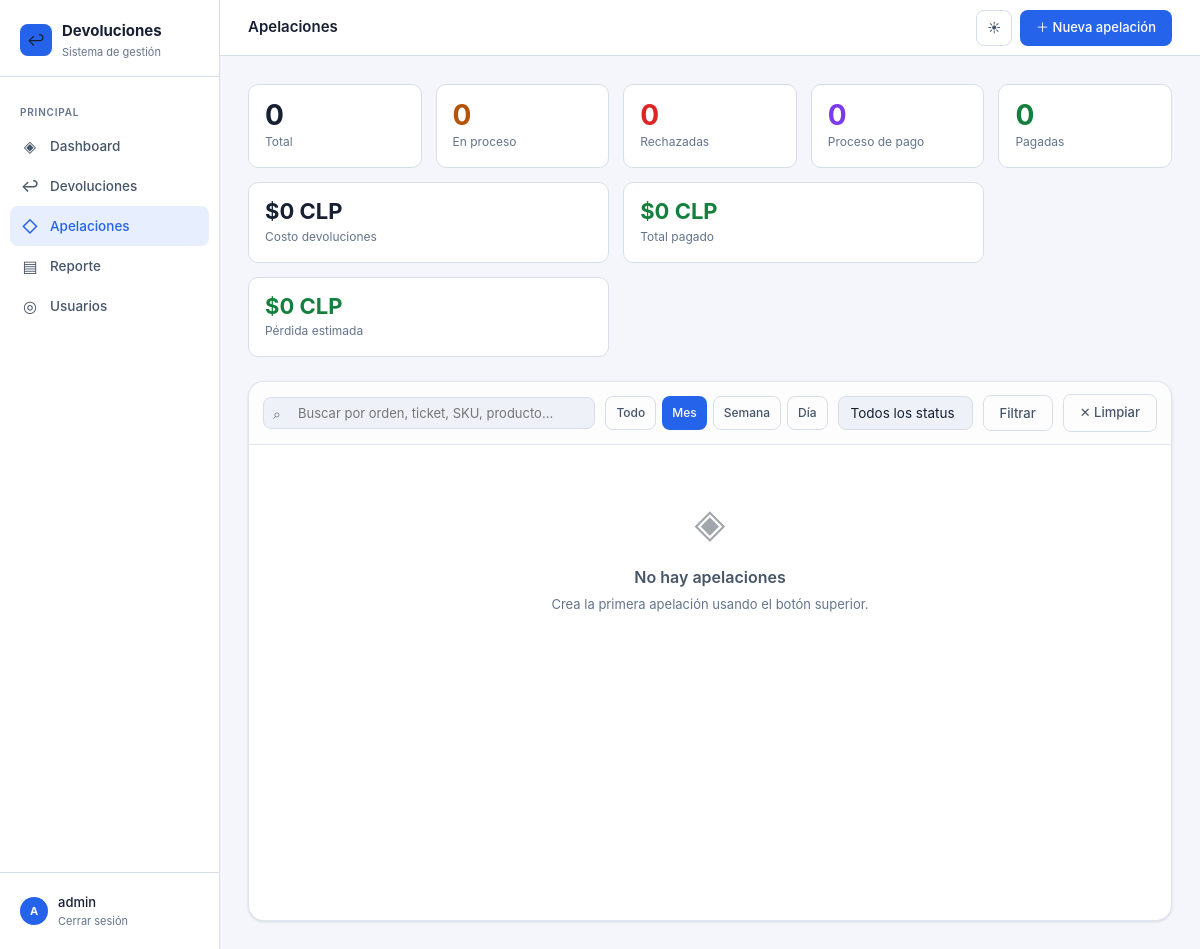
The app's page /apelaciones/?period=month (signed in), older data.
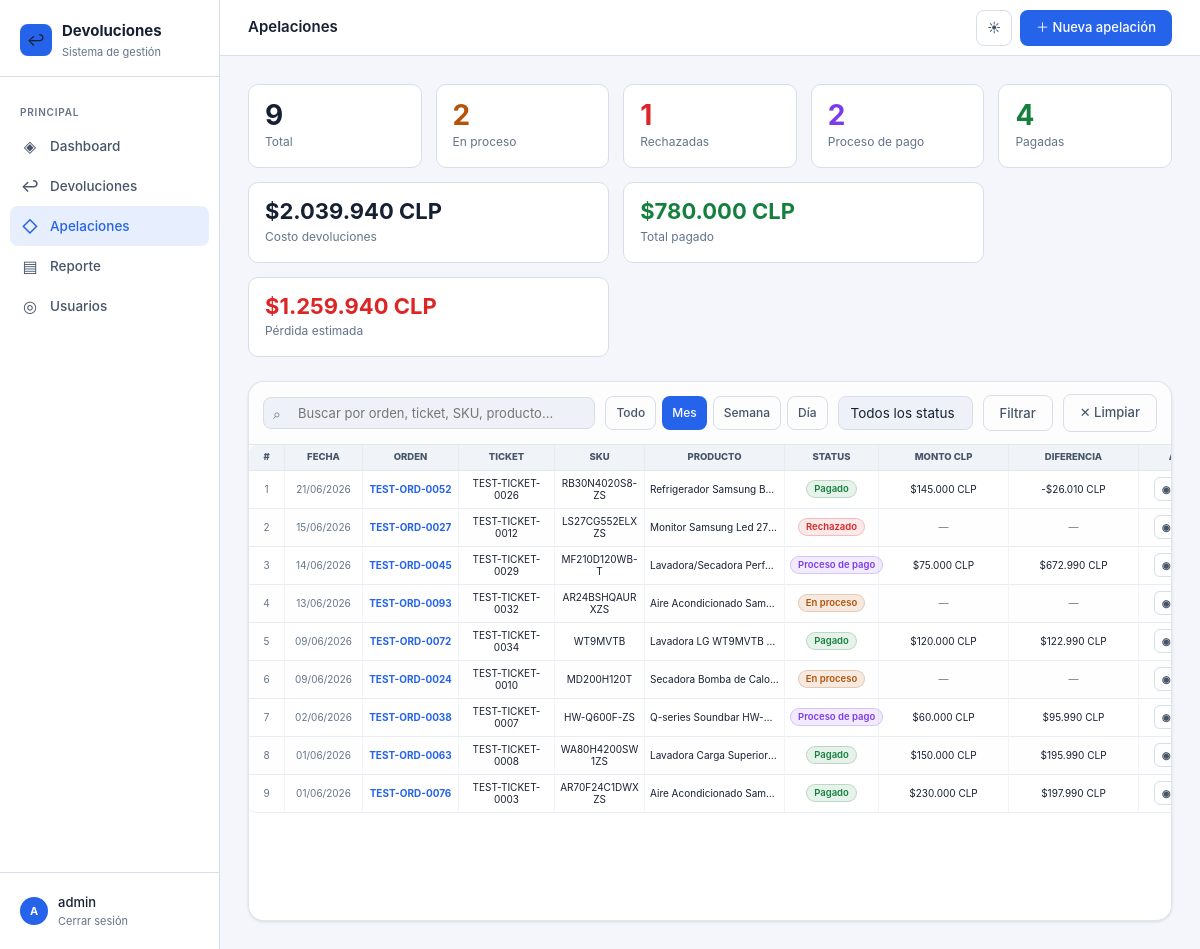
The same page, newer data.
### returns/models.py (models this page shows, shortened)
class Appeal(models.Model):
    STATUS_CHOICES = [
        ('en_proceso', 'En proceso'),
        ('rechazado', 'Rechazado'),
        ('proceso_pago', 'Proceso de pago'),
        ('pagado', 'Pagado'),
    ]
    devolucion = models.ForeignKey(Return, on_delete=models.CASCADE, related_name='apelaciones', verbose_name='Orden')
    numero_apelacion = models.CharField(max_length=100, verbose_name='N° de apelación o ticket')
    detalle = models.TextField(verbose_name='Detalle')
    status = models.CharField(max_length=20, choices=STATUS_CHOICES, default='en_proceso', verbose_name='Status')
    estado_cuenta = models.CharField(max_length=200, blank=True, verbose_name='Estado de cuenta')
    creado_por = models.ForeignKey(User, on_delete=models.SET_NULL, null=True, blank=True, related_name='apelaciones_creadas')
    actualizado_por = models.ForeignKey(User, on_delete=models.SET_NULL, null=True, blank=True, related_name='apelaciones_actualizadas')
    creado_en = models.DateTimeField(auto_now_add=True)
    actualizado_en = models.DateTimeField(auto_now=True)
    class Meta:
        verbose_name = 'Apelación'
        verbose_name_plural = 'Apelaciones'
        ordering = ['-creado_en', '-id']
    def get_status_color(self):
        colors = {
            'en_proceso': 'yellow',
            'rechazado': 'red',
            'proceso_pago': 'purple',
            'pagado': 'green',
        }
        return colors.get(self.status, 'gray')

class Return(models.Model):
    SELLER_CHOICES = [
        ('falabella', 'Falabella'),
        ('ripley', 'Ripley'),
        ('mercado_libre', 'Mercado Libre'),
        ('paris', 'Paris'),
        ('walmart', 'Walmart'),
        ('shopify', 'Shopify'),
    ]
    ESTADO_CHOICES = [
        ('recibido', 'Recibido'),
        ('en_revision', 'En revisión'),
        ('aprobado', 'Aprobado'),
        ('rechazado', 'Rechazado'),
        ('reembolsado', 'Reembolsado'),
        ('cerrado', 'Cerrado'),
    ]
    CONDICION_CHOICES = [
        ('nuevo', 'Nuevo'),
        ('caja_danada', 'Caja Dañada'),
        ('danado', 'Dañado'),
        ('dano_estetico', 'Daño Estetico'),
    ]
    GRADO_CHOICES = [
        ('A', 'A'),
        ('C', 'C'),
        ('D', 'D'),
    ]
    fecha_ingreso = models.DateField(auto_now_add=True)
    fecha_actualizacion = models.DateTimeField(auto_now=True)
    seller = models.CharField(max_length=50, choices=SELLER_CHOICES, verbose_name='Seller')
    numero_orden = models.CharField(max_length=100, unique=True, verbose_name='Número de orden')
    sku = models.CharField(max_length=100, verbose_name='SKU')
    ean = models.CharField(max_length=50, blank=True, verbose_name='EAN')
    producto_nombre = models.CharField(max_length=300, verbose_name='Nombre del producto', blank=True)
    marca = models.CharField(max_length=150, blank=True, verbose_name='Marca')
    categoria = models.CharField(max_length=150, blank=True, verbose_name='Categoría')
    precio_venta = models.DecimalField(max_digits=10, decimal_places=2, null=True, blank=True, validators=[MinValueValidator(0)], verbose_name='Precio de venta')
    cantidad = models.PositiveIntegerField(default=1, validators=[MinValueValidator(1)], verbose_name='Cantidad')
    estado = models.CharField(max_length=20, choices=ESTADO_CHOICES, default='recibido', verbose_name='Estado')
    condicion_producto = models.CharField(max_length=20, choices=CONDICION_CHOICES, default='nuevo', verbose_name='Estado del producto')
    grado = models.CharField(max_length=1, choices=GRADO_CHOICES, default='A', verbose_name='Grado')
    detalles_dano = models.TextField(blank=True, verbose_name='Detalles del daño')
    notas_internas = models.TextField(blank=True, verbose_name='Notas internas')
    creado_por = models.ForeignKey(User, on_delete=models.SET_NULL, null=True, related_name='devoluciones_creadas')
    class Meta:
        verbose_name = 'Devolución'
        verbose_name_plural = 'Devoluciones'
        ordering = ['-fecha_ingreso', '-id']

### returns/views.py (the view, shortened to what this page needs)
# urls.py: path('apelaciones/', views.appeals_dashboard, name='appeals_dashboard'),
@login_required
def appeals_dashboard(request):
    apelaciones = Appeal.objects.select_related('devolucion')
    devoluciones_sin_apelacion = Return.objects.filter(apelaciones__isnull=True)
    todas_devoluciones_sin_apelacion = devoluciones_sin_apelacion.order_by('-fecha_ingreso', '-id')
    q = request.GET.get('q', '')
    status = request.GET.get('status', '')
    apelaciones, period = apply_period_filter(apelaciones, request, 'creado_en__date')
    if status:
        apelaciones = apelaciones.filter(status=status)
    def clp_format(value):
        sign = '-' if value < 0 else ''
        return f'{sign}${abs(value):,.0f}'.replace(',', '.') + ' CLP'
    costo_devoluciones_con_pago = 0
    total_pagado_apelaciones = 0
    for apelacion in apelaciones.exclude(estado_cuenta=''):
        if not apelacion.estado_cuenta.isdigit() or apelacion.devolucion.precio_venta is None:
            continue
        costo_devoluciones_con_pago += int(apelacion.devolucion.precio_venta)
        total_pagado_apelaciones += int(apelacion.estado_cuenta)
    diferencia_pagos = costo_devoluciones_con_pago - total_pagado_apelaciones
    perdida_estimada = max(diferencia_pagos, 0)
    stats = {
        'total': apelaciones.count(),
        'en_proceso': apelaciones.filter(status='en_proceso').count(),
        'rechazado': apelaciones.filter(status='rechazado').count(),
        'proceso_pago': apelaciones.filter(status='proceso_pago').count(),
        'pagado': apelaciones.filter(status='pagado').count(),
        'costo_devoluciones_con_pago': costo_devoluciones_con_pago,
        'total_pagado_apelaciones': total_pagado_apelaciones,
        'diferencia_pagos': diferencia_pagos,
        'perdida_estimada': perdida_estimada,
        'costo_devoluciones_con_pago_display': clp_format(costo_devoluciones_con_pago),
        'total_pagado_apelaciones_display': clp_format(total_pagado_apelaciones),
        'diferencia_pagos_display': clp_format(diferencia_pagos),
        'perdida_estimada_display': clp_format(perdida_estimada),
    }
    devoluciones_sin_apelacion_page = paginate_queryset(
        request,
        devoluciones_sin_apelacion.order_by('-fecha_ingreso', '-id'),
        'pendientes_page',
        8,
    )
    apelaciones_page = paginate_queryset(request, apelaciones, 'apelaciones_page', 10)
    context = {
        'apelaciones': apelaciones_page,
        'apelaciones_page': apelaciones_page,
        'apelaciones_page_query': querystring_without(request, 'apelaciones_page'),
        'period': period,
        'period_query': querystring_without(request, 'period', 'apelaciones_page'),
        'devoluciones_sin_apelacion': devoluciones_sin_apelacion_page,
        'devoluciones_sin_apelacion_page': devoluciones_sin_apelacion_page,
        'devoluciones_sin_apelacion_page_query': querystring_without(request, 'pendientes_page'),
        'todas_devoluciones_sin_apelacion': todas_devoluciones_sin_apelacion,
        'stats': stats,
        'q': q,
        'status_filter': status,
        'status_choices': Appeal.STATUS_CHOICES,
        'create_form': AppealForm(),
    }
    return render(request, 'returns/appeals_dashboard.html', context)

### returns/forms.py (called while the page is built)
    @staticmethod
    def label_devolucion(devolucion):
        producto = devolucion.producto_nombre or 'Sin nombre'
        return f'{devolucion.numero_orden} - {devolucion.sku} - {producto}'

### returns/models.py (called while the page is built)
    @classmethod
    def load(cls):
        config, _ = cls.objects.get_or_create(pk=1)
        return config

### returns/templatetags/returns_format.py (called while the page is built)
@register.filter
def clp(value):
    if value in (None, ''):
        return ''
    try:
        amount = int(Decimal(str(value)))
    except (InvalidOperation, ValueError):
        return value
    return f'${amount:,}'.replace(',', '.') + ' CLP'

@register.filter
def clp_difference(value, arg):
    if value in (None, '') or arg in (None, ''):
        return ''
    try:
        amount = int(Decimal(str(value))) - int(Decimal(str(arg)))
    except (InvalidOperation, ValueError):
        return ''
    sign = '-' if amount < 0 else ''
    return f'{sign}${abs(amount):,}'.replace(',', '.') + ' CLP'

### returns/views.py (called while the page is built)
def paginate_queryset(request, queryset, page_param='page', per_page=12):
    paginator = Paginator(queryset, per_page)
    return paginator.get_page(request.GET.get(page_param))

### templates/returns/appeals_dashboard.html (shortened to what the changed rows need)
{% extends 'returns/base.html' %}
{% load returns_format %}
{% block content %}
<div class="stats-grid appeals-stats-grid">
  <div class="stat-card">
    <div class="stat-value" style="color:var(--text)">{{ stats.total }}</div>
    <div class="stat-label">Total</div>
  </div>
  <div class="stat-card">
    <div class="stat-value" style="color:var(--yellow)">{{ stats.en_proceso }}</div>
    <div class="stat-label">En proceso</div>
  </div>
  <div class="stat-card">
    <div class="stat-value" style="color:var(--red)">{{ stats.rechazado }}</div>
    <div class="stat-label">Rechazadas</div>
  </div>
  <div class="stat-card">
    <div class="stat-value" style="color:var(--purple)">{{ stats.proceso_pago }}</div>
    <div class="stat-label">Proceso de pago</div>
  </div>
  <div class="stat-card">
    <div class="stat-value" style="color:var(--green)">{{ stats.pagado }}</div>
    <div class="stat-label">Pagadas</div>
  </div>
  <div class="stat-card stat-card-money">
    <div class="stat-value stat-value-money" style="color:var(--text)">{{ stats.costo_devoluciones_con_pago_display }}</div>
    <div class="stat-label">Costo devoluciones</div>
  </div>
  <div class="stat-card stat-card-money">
    <div class="stat-value stat-value-money" style="color:var(--green)">{{ stats.total_pagado_apelaciones_display }}</div>
    <div class="stat-label">Total pagado</div>
  </div>
  <div class="stat-card stat-card-money">
    <div class="stat-value stat-value-money" style="color:{% if stats.perdida_estimada > 0 %}var(--red){% else %}var(--green){% endif %}">{{ stats.perdida_estimada_display }}</div>
    <div class="stat-label">Pérdida estimada</div>
  </div>
</div>
<div class="table-wrap returns-table-wrap">
  {% if apelaciones %}
  <table class="returns-table">
    <colgroup>
      <col class="col-id">
      <col class="col-date">
      <col class="col-order">
      <col class="col-order">
      <col class="col-sku">
      <col class="col-product">
      <col class="col-status">
      <col class="col-product-status">
      <col class="col-product-status">
      <col class="col-actions">
    </colgroup>
    <thead>
      <tr>
        <th>#</th>
        <th>Fecha</th>
        <th>Orden</th>
        <th>Ticket</th>
        <th>SKU</th>
        <th>Producto</th>
        <th>Status</th>
        <th>Monto CLP</th>
        <th>Diferencia</th>
        <th>Acciones</th>
      </tr>
    </thead>
    <tbody>
      {% for a in apelaciones %}
      <tr>
        <td style="color:var(--text-muted)">{{ apelaciones.start_index|add:forloop.counter0 }}</td>
        <td style="color:var(--text-muted)">{{ a.creado_en|date:"d/m/Y" }}</td>
        <td><a href="{% url 'return_detail' a.devolucion.pk %}"><strong>{{ a.devolucion.numero_orden }}</strong></a></td>
        <td>{{ a.numero_apelacion }}</td>
        <td>{{ a.devolucion.sku }}</td>
        <td>
          {% if a.devolucion.producto_nombre %}
          <div class="table-product-name" title="{{ a.devolucion.producto_nombre }}">{{ a.devolucion.producto_nombre }}</div>
          {% else %}
          <div style="color:var(--text-muted)">—</div>
          {% endif %}
        </td>
        <td>
          <span class="badge badge-{{ a.get_status_color }}">{{ a.get_status_display }}</span>
        </td>
        <td>
          {% if a.estado_cuenta %}
          <div class="table-product-name" title="{{ a.estado_cuenta|clp }}">{{ a.estado_cuenta|clp }}</div>
          {% else %}
          <span style="color:var(--text-muted)">—</span>
          {% endif %}
        </td>
        <td>
          {% if a.devolucion.precio_venta != None and a.estado_cuenta %}
          <div class="table-product-name" title="Precio: {{ a.devolucion.precio_venta|clp }} · Pagado: {{ a.estado_cuenta|clp }}">
            {{ a.devolucion.precio_venta|clp_difference:a.estado_cuenta }}
          </div>
          {% else %}
          <span style="color:var(--text-muted)">—</span>
          {% endif %}
        </td>
        <td>
          <div class="row-actions">
            <a href="{% url 'appeal_detail' a.pk %}" class="btn btn-ghost btn-sm btn-icon" title="Ver" aria-label="Ver apelación">
              <span aria-hidden="true">◉</span>
            </a>
          </div>
        </td>
      </tr>
      {% endfor %}
    </tbody>
  </table>
  {% else %}
  <div class="empty-state">
    <div class="empty-icon">◈</div>
    <div class="empty-title">No hay apelaciones</div>
    <div class="empty-sub">{% if q or status_filter %}No se encontraron resultados con ese filtro.{% else %}Crea la primera apelación usando el botón superior.{% endif %}</div>
  </div>
  {% endif %}
</div>
      {% url 'appeal_create' as create_action_url %}
{% endblock %}

Row changes from the older to the newer data that the page shows:
added Appeal: start_index|add "1", creado_en "21/06/2026", devolucion.numero_orden "TEST-ORD-0052", numero_apelacion "TEST-TICKET-0026", devolucion.sku "RB30N4020S8-ZS", devolucion.producto_nombre "Refrigerador Samsung B…", status "Pagado", estado_cuenta|clp "$145.000 CLP", devolucion.precio_venta|clp_difference "-$26.010 CLP"
added Appeal: start_index|add "2", creado_en "15/06/2026", devolucion.numero_orden "TEST-ORD-0027", numero_apelacion "TEST-TICKET-0012", devolucion.sku "LS27CG552ELXZS", devolucion.producto_nombre "Monitor Samsung Led 27…", status "Rechazado"
added Appeal: start_index|add "3", creado_en "14/06/2026", devolucion.numero_orden "TEST-ORD-0045", numero_apelacion "TEST-TICKET-0029", devolucion.sku "MF210D120WB-T", devolucion.producto_nombre "Lavadora/Secadora Perf…", status "Proceso de pago", estado_cuenta|clp "$75.000 CLP", devolucion.precio_venta|clp_difference "$672.990 CLP"
added Appeal: start_index|add "4", creado_en "13/06/2026", devolucion.numero_orden "TEST-ORD-0093", numero_apelacion "TEST-TICKET-0032", devolucion.sku "AR24BSHQAURXZS", devolucion.producto_nombre "Aire Acondicionado Sam…", status "En proceso"
added Appeal: start_index|add "5", creado_en "09/06/2026", devolucion.numero_orden "TEST-ORD-0072", numero_apelacion "TEST-TICKET-0034", devolucion.sku "WT9MVTB", devolucion.producto_nombre "Lavadora LG WT9MVTB…", status "Pagado", estado_cuenta|clp "$120.000 CLP", devolucion.precio_venta|clp_difference "$122.990 CLP"
added Appeal: start_index|add "6", creado_en "09/06/2026", devolucion.numero_orden "TEST-ORD-0024", numero_apelacion "TEST-TICKET-0010", devolucion.sku "MD200H120T", devolucion.producto_nombre "Secadora Bomba de Calo…", status "En proceso"
added Appeal: start_index|add "7", creado_en "02/06/2026", devolucion.numero_orden "TEST-ORD-0038", numero_apelacion "TEST-TICKET-0007", devolucion.sku "HW-Q600F-ZS", devolucion.producto_nombre "Q-series Soundbar HW-…", status "Proceso de pago", estado_cuenta|clp "$60.000 CLP", devolucion.precio_venta|clp_difference "$95.990 CLP"
added Appeal: start_index|add "8", creado_en "01/06/2026", devolucion.numero_orden "TEST-ORD-0063", numero_apelacion "TEST-TICKET-0008", devolucion.sku "WA80H4200SW1ZS", devolucion.producto_nombre "Lavadora Carga Superior…", status "Pagado", estado_cuenta|clp "$150.000 CLP", devolucion.precio_venta|clp_difference "$195.990 CLP"
added Appeal: start_index|add "9", creado_en "01/06/2026", devolucion.numero_orden "TEST-ORD-0076", numero_apelacion "TEST-TICKET-0003", devolucion.sku "AR70F24C1DWXZS", devolucion.producto_nombre "Aire Acondicionado Sam…", status "Pagado", estado_cuenta|clp "$230.000 CLP", devolucion.precio_venta|clp_difference "$197.990 CLP"
Text that changed along with them:
{{ stats.total }}: "0" → "9"
{{ stats.en_proceso }}: "0" → "2"
{{ stats.rechazado }}: "0" → "1"
{{ stats.proceso_pago }}: "0" → "2"
{{ stats.pagado }}: "0" → "4"
{{ stats.costo_devoluciones_con_pago_display }}: "$0 CLP" → "$2.039.940 CLP"
{{ stats.total_pagado_apelaciones_display }}: "$0 CLP" → "$780.000 CLP"
{{ stats.perdida_estimada_display }}: "$0 CLP" → "$1.259.940 CLP"
text no longer shown: "◈ No hay apelaciones Crea la primera apelación usando el botón superior."
text now shown: "# FECHA ORDEN TICKET SKU PRODUCTO STATUS MONTO CLP DIFERENCIA"
